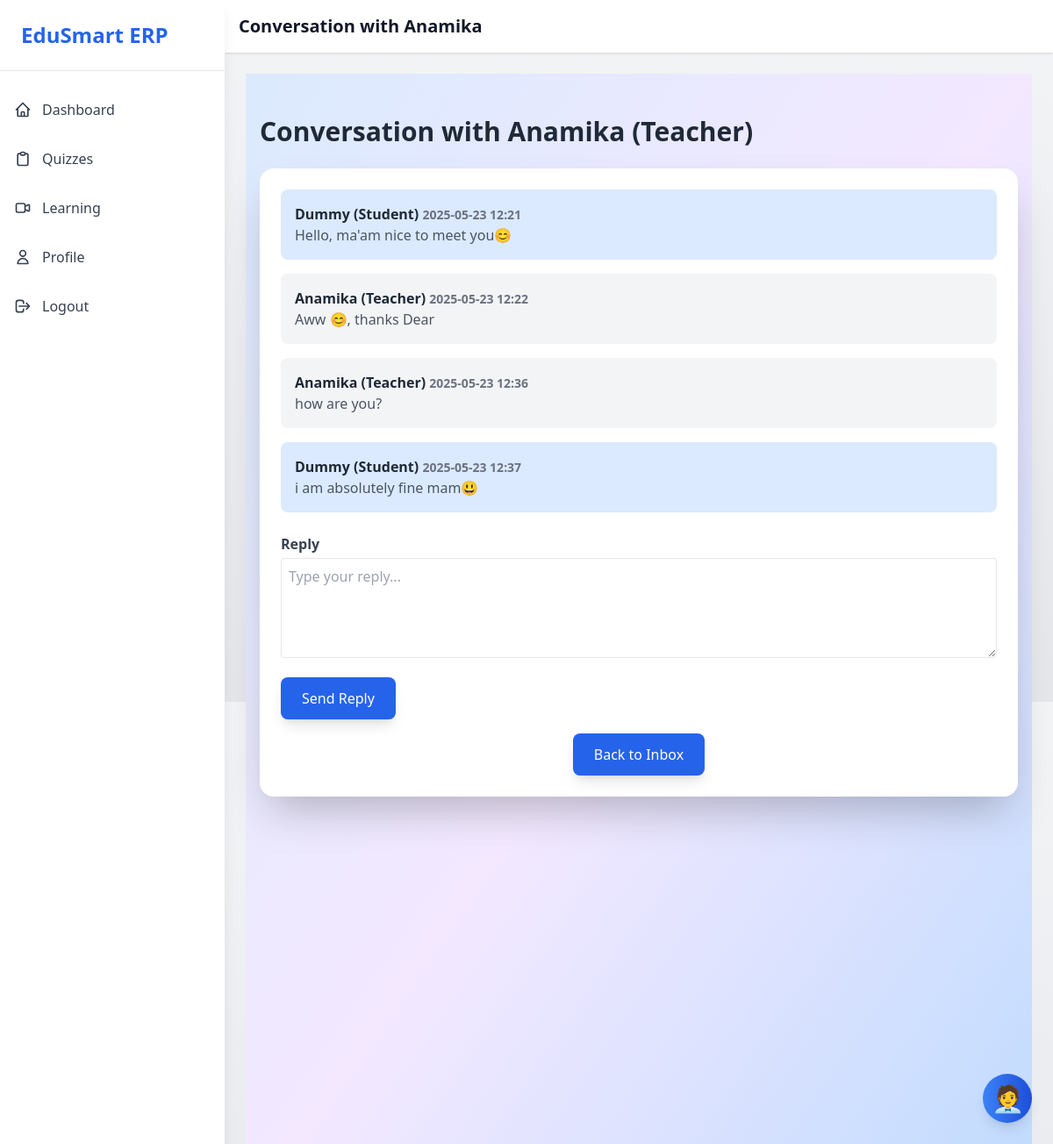
Screenshot of /accounts/conversation/21/ (signed in) with the database file from the repository.
### accounts/models.py (models this page shows, shortened)
class CustomUser(AbstractUser):
    USER_TYPE_CHOICES = (
        ('student', 'Student'),
        ('teacher', 'Teacher'),
        ('admin', 'Admin'),  # Added admin choice
    )
    user_type = models.CharField(max_length=10, choices=USER_TYPE_CHOICES, default='student')
    department = models.CharField(max_length=100, blank=True, null=True)
    designation = models.CharField(max_length=100, blank=True, null=True)
    course = models.CharField(max_length=100, blank=True, null=True)
    branch = models.CharField(max_length=100, blank=True, null=True)
    roll_number = models.CharField(max_length=50, blank=True, null=True)
    profile_picture = models.ImageField(upload_to='profiles/', blank=True, null=True)
    bio = models.TextField(blank=True, null=True)
    is_email_verified = models.BooleanField(default=False)
    is_active = models.BooleanField(default=True)
    is_sub_admin = models.BooleanField(default=False)  # Added field

class Message(models.Model):
    sender = models.ForeignKey(CustomUser, on_delete=models.CASCADE, related_name='sent_messages')
    receiver = models.ForeignKey(CustomUser, on_delete=models.CASCADE, related_name='received_messages')
    content = models.TextField()
    timestamp = models.DateTimeField(auto_now_add=True)
    is_read = models.BooleanField(default=False)
    class Meta:
        ordering = ['timestamp']

### accounts/views.py (the view)
# urls.py: path('conversation/<int:message_id>/', views.conversation_detail, name='conversation_detail'),
@login_required
def conversation_detail(request, message_id):
    try:
        message = Message.objects.get(id=message_id)
        if message.sender != request.user and message.receiver != request.user:
            messages.error(request, "You don't have permission to view this message.")
            return redirect('accounts:message_inbox')
        conversation = Message.objects.filter(
            models.Q(sender=message.sender, receiver=message.receiver) |
            models.Q(sender=message.receiver, receiver=message.sender)
        ).order_by('timestamp')
        if message.receiver == request.user and not message.is_read:
            message.is_read = True
            message.save()
        return render(request, 'accounts/conversation_detail.html', {
            'conversation': conversation,
            'other_user': message.sender if message.receiver == request.user else message.receiver,
            'user': request.user,
        })
    except Message.DoesNotExist:
        messages.error(request, "Message not found.")
        return redirect('accounts:message_inbox')

### accounts/templates/accounts/conversation_detail.html (shortened to what this page needs)
{% extends 'base.html' %}
{% load static %}
{% block header %}Conversation with {{ other_user.username }}{% endblock %}
{% block content %}
<div class="min-h-screen bg-gradient-to-br from-blue-100 via-purple-100 to-blue-200 py-12">
    <div class="max-w-4xl mx-auto px-4">
        <h2 class="text-3xl font-extrabold text-gray-800 mb-6 animate-slide-in-left">Conversation with {{ other_user.username }} ({{ other_user.user_type|capfirst }})</h2>
        <div class="bg-white rounded-2xl shadow-2xl p-6 animate-fade-in-up">
            <div class="space-y-4 mb-6">
                {% for message in conversation %}
                    <div class="{% if message.sender == user %}bg-blue-100{% else %}bg-gray-100{% endif %} p-4 rounded-lg">
                        <p class="text-gray-800 font-semibold">
                            {{ message.sender.username }} ({{ message.sender.user_type|capfirst }})
                            <span class="text-sm text-gray-500">{{ message.timestamp|date:"Y-m-d H:i" }}</span>
                        </p>
                        <p class="text-gray-600">{{ message.content }}</p>
                    </div>
                {% endfor %}
            </div>
            <form method="post" action="{% url 'accounts:send_message' %}" class="space-y-4">
                <div>
                    <label for="content" class="block text-gray-700 font-semibold mb-1">Reply</label>
                    <textarea name="content" id="content" rows="4" class="w-full p-2 border rounded focus:ring-2 focus:ring-blue-500" placeholder="Type your reply..." required></textarea>
                </div>
                <button type="submit" class="bg-blue-600 text-white px-6 py-3 rounded-lg hover:bg-blue-700 transition-all duration-300 transform hover:scale-105 shadow-lg">
                    Send Reply
                </button>
            </form>
            <div class="mt-4 flex justify-center">
                <a href="{% url 'accounts:message_inbox' %}" class="bg-blue-600 text-white px-6 py-3 rounded-lg hover:bg-blue-700 transition-all duration-300 transform hover:scale-105 shadow-lg">
                    Back to Inbox
                </a>
            </div>
        </div>
    </div>
</div>
{% endblock %}

### static/css/styles.css (style rules this page uses)
body.theme-light { background: linear-gradient(to bottom, #f3f4f6, #e5e7eb); color: #1f2937; }
button, a.bg-blue-600 { background: #2563eb; border-radius: 8px; transition: all 0.3s ease; }
.animate-slide-in-left { animation: slide-in-left 0.3s ease-in-out; }
.theme-light { background-color: #f3f4f6; color: #1f2937; }

### rows the page displays
CustomUser: username "Anamika", user_type "Teacher"
Message: sender.username "Dummy", sender.user_type "Student", timestamp "2025-05-23 12:21", content "Hello, ma'am nice to meet you😊"
Message: sender.username "Anamika", sender.user_type "Teacher", timestamp "2025-05-23 12:22", content "Aww 😊, thanks Dear"
Message: sender.username "Anamika", sender.user_type "Teacher", timestamp "2025-05-23 12:36", content "how are you?"
Message: sender.username "Dummy", sender.user_type "Student", timestamp "2025-05-23 12:37", content "i am absolutely fine mam😃"
